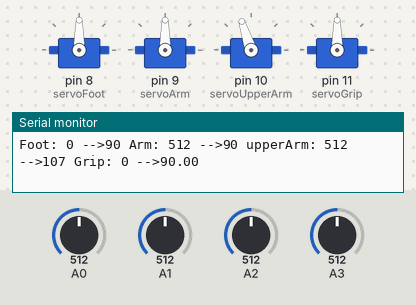
Simulated run of this sketch. Board: Arduino Uno, built with avr-gcc and run on an emulated ATmega328P. Shown: 4 × servo, the last lines printed to the serial monitor. The test bench sets the inputs (shaded band); at power-on: A2 = 512, A0 = 512, A1 = 512, A3 = 512.

Above: at 1.22 s.
1.3 s: A2 set to 494
2.8 s: A0 set to 544
5.8 s: A0 set to 574
At 6.64 s:
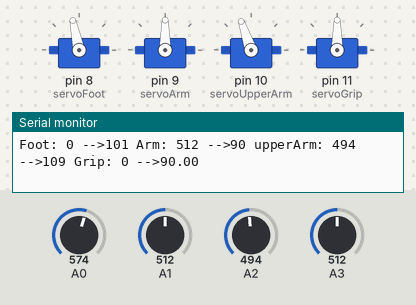
At 7.93 s:
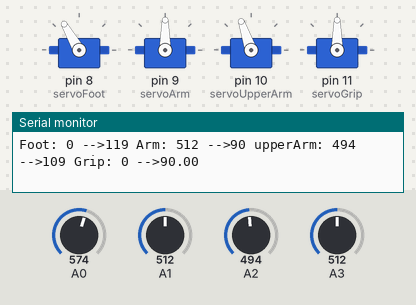
8.8 s: A1 set to 546
11.8 s: A1 set to 574
At 11.97 s:
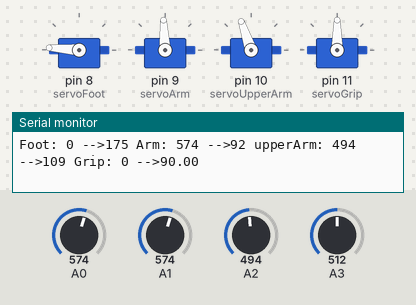
14.8 s: A3 set to 716
At 18.56 s:
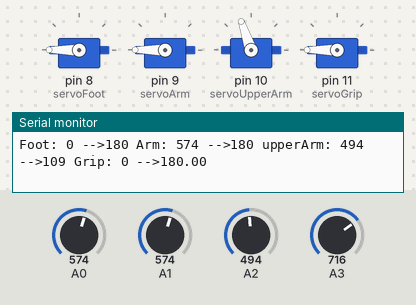
Timing chart, 0 to 18.8 s (numbered marks = the images above; inputs shaded):
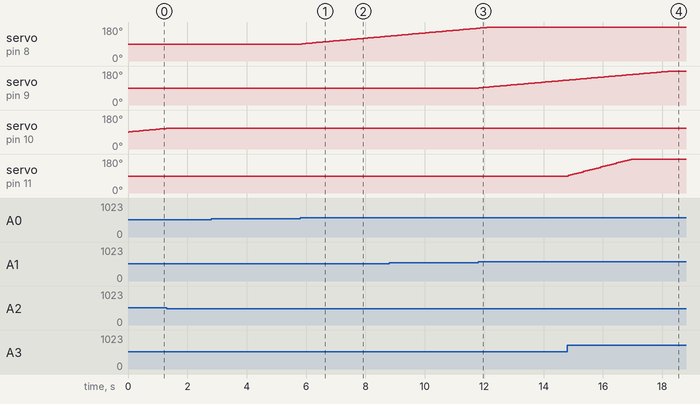

Measured:
- the behaviour switches between 562 and 563 on A1 (found by bisection; images 2 and 3)
- after the input at 1.3 s, servo on pin 10 (servoUpperArm): stays 109° (without the input it goes to 110° after 0.06 s)
- after the input at 5.8 s, servo on pin 8 (servoFoot): moves from 90° to 132° over 2.9 s, starting after 0.06 s
- after the input at 11.8 s, servo on pin 9 (servoArm): moves from 90° to 132° over 3.0 s, starting at once
- after the input at 14.8 s, servo on pin 11 (servoGrip): moves from 90° to 180° over 2.1 s, starting at once

The sketch:

robot-arm-position-test.ino
```cpp
#include <SoftwareSerial.h>

#include<Servo.h>
Servo servoFoot;
Servo servoArm;
Servo servoUpperArm;
Servo servoGrip;

int foot_val;
int foot_delta;
int foot_angle;

int arm_val;
int arm_delta;
int arm_angle;

int upperArm_val;
int upperArm_delta;
int upperArm_angle;

int grip_val;
int grip_delta;
float grip_angle;


int val;
int delta;


void setup() {

  pinMode(A0, INPUT);
  pinMode(A1, INPUT);
  pinMode(A2, INPUT);
  pinMode(A3, INPUT);

  servoFoot.attach(8);
  servoArm.attach(9);
  servoUpperArm.attach(10);
  servoGrip.attach(11);

  foot_angle = 90;
  arm_angle = 90;
  upperArm_angle = 90;
  grip_angle = 90;

  Serial.begin(9600);

}

void loop()

{

  foot_angle = getNewValue(0, A0, foot_angle, 0, 180);
  servoFoot.write(foot_angle);

  delay(15);
  arm_angle = getNewValue(0, A1, arm_angle, 0, 180);
  servoArm.write(arm_angle);
  delay(15);

  upperArm_angle = getNewValue(1, A2, upperArm_angle, 0, 180);
  servoUpperArm.write(upperArm_angle);
  delay(15);
  grip_angle = getNewValue(0, A3, grip_angle, 0, 180);
  servoGrip.write(grip_angle);
  delay(15);

  Serial.flush();
  Serial.print("Foot: ");
  Serial.print(foot_val);
  Serial.print(" -->");
  Serial.print(foot_angle);
  Serial.print(" Arm: ");
  Serial.print(analogRead(A1));
  Serial.print(" -->");
  Serial.print(arm_angle);
  Serial.print(" upperArm: ");
  Serial.print(analogRead(A2));
  Serial.print(" -->");
  Serial.print(upperArm_angle);
  Serial.print(" Grip: ");
  Serial.print(grip_val);
  Serial.print(" -->");
  Serial.println(grip_angle);
}

int getNewValue(int offset, int inputVal, int oldVal, int minValue, int maxValue ) {
  int val  = analogRead(inputVal);
  int delta = map(val, 0, 1023, -10, 10) + offset;
  int angle  = oldVal + delta;
  return angle > maxValue ? maxValue : (angle < minValue ? minValue : angle);
}
```
